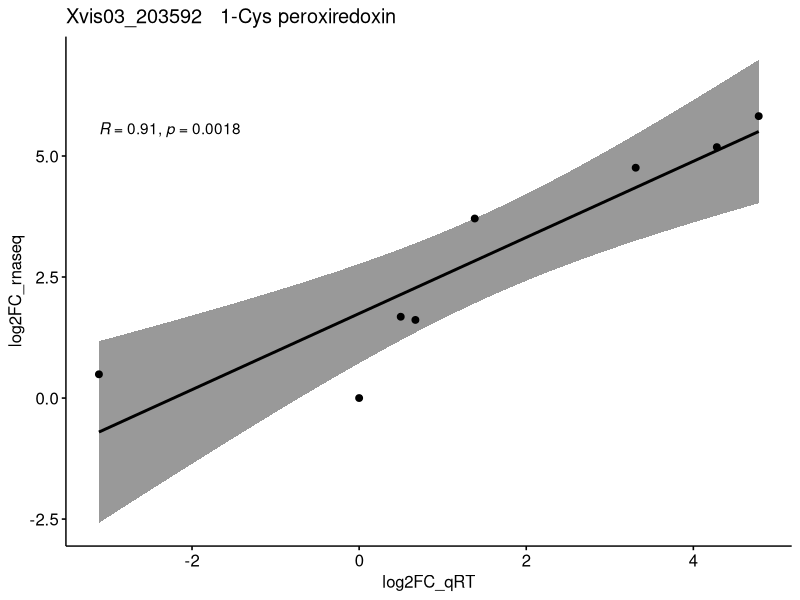
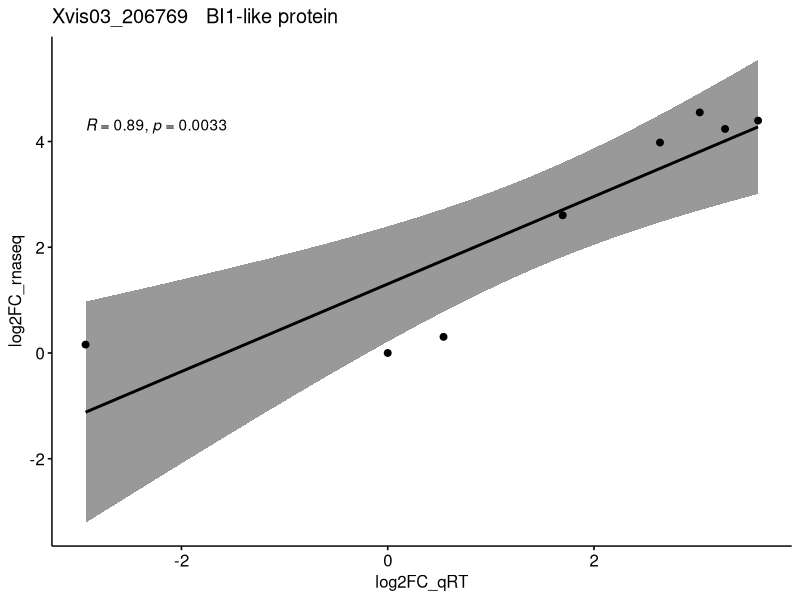
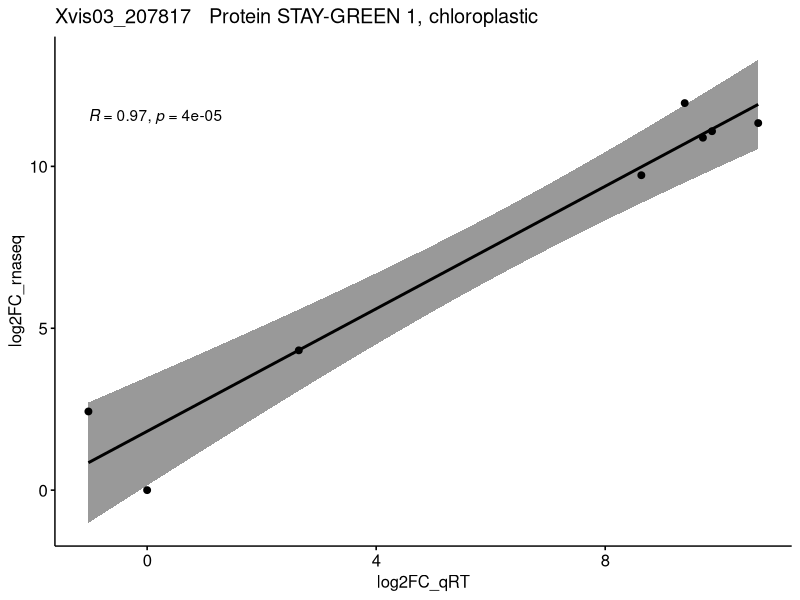
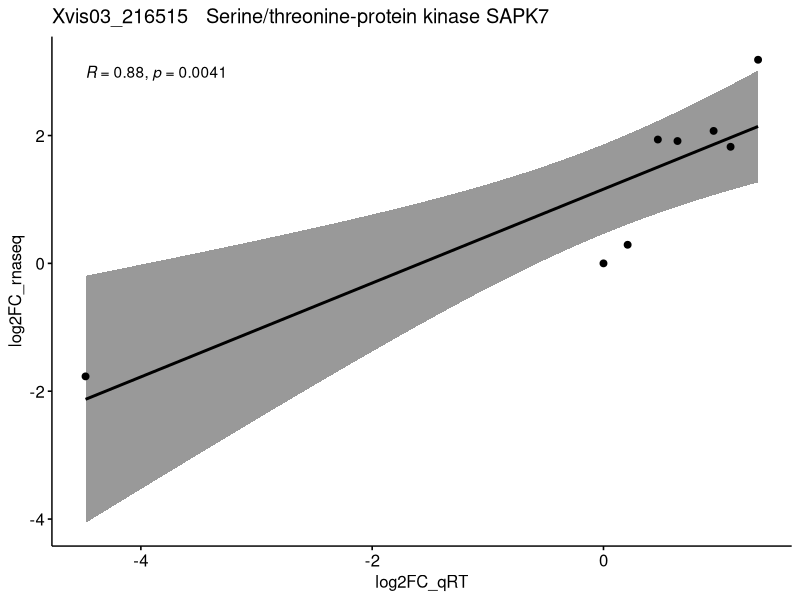
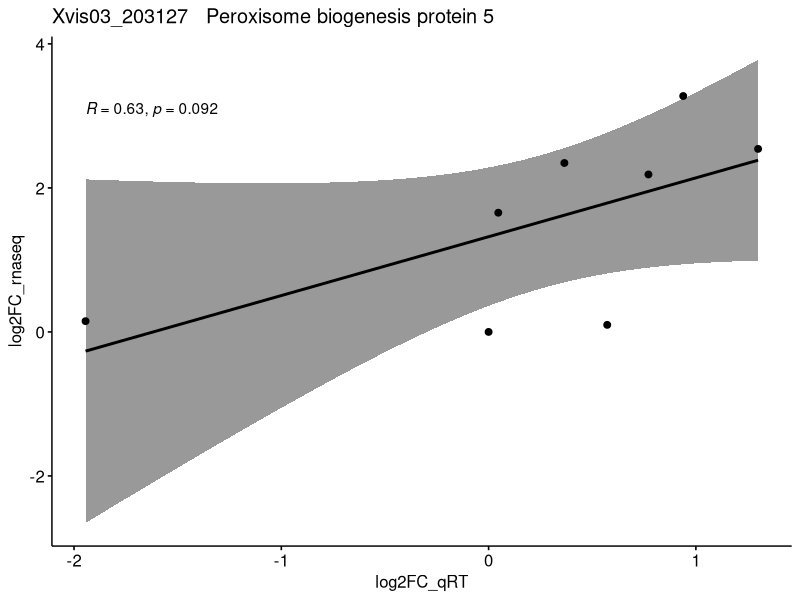
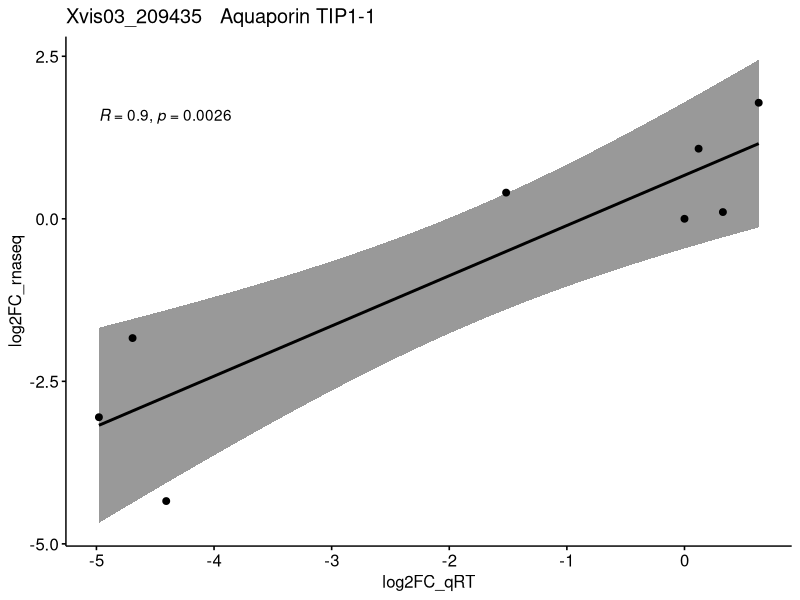
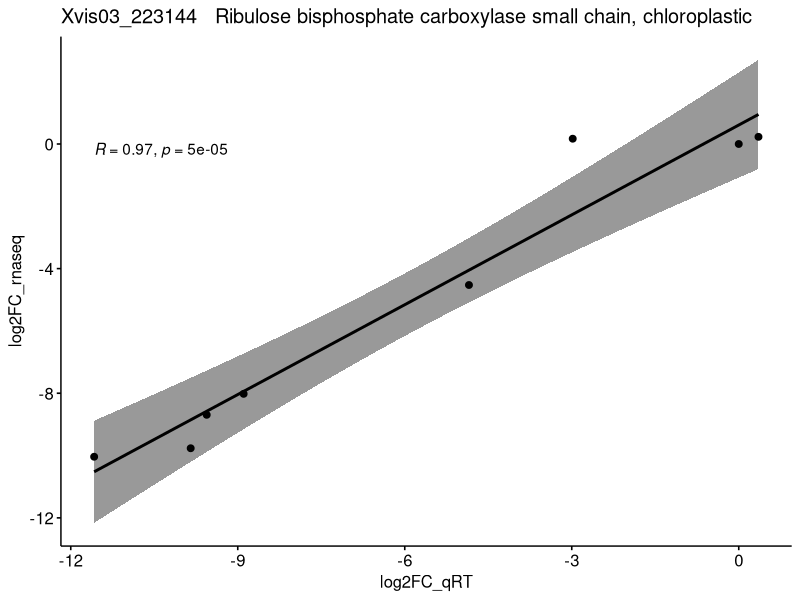
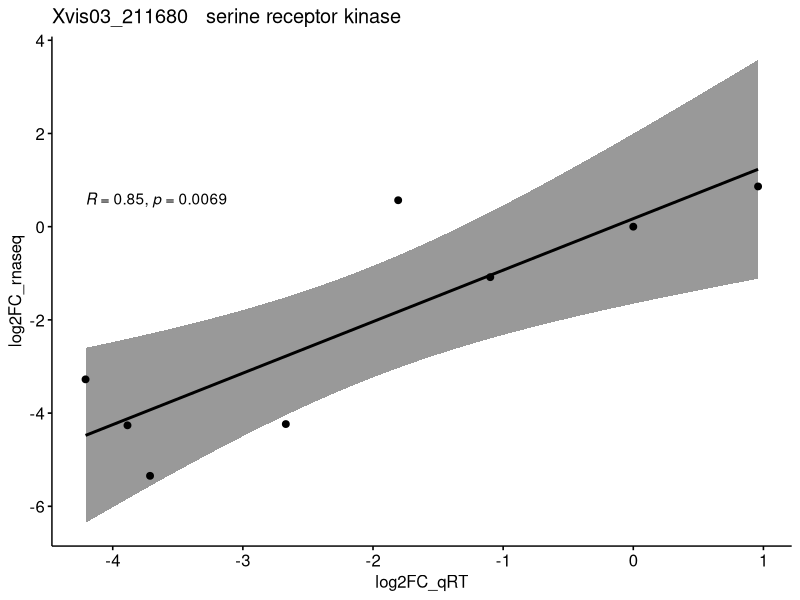

These charts were generated, in order, by the following R code:
#Correlates qPCR and RNASeq data to cross-validate methodologies. 

library(ggpubr)
library(tidyverse)


qpcr_input <- read_delim("qpcr_input.csv", ";", escape_double = FALSE, trim_ws = TRUE)

plot <- list()
genes <- unique(qpcr_input$Gene)
descrip <- unique(qpcr_input$descrip)

for (i in 1:length(genes)) {
  df <- qpcr_input %>% 
  filter(Gene == genes[i])
  p <- ggscatter(df, x="log2FC_qRT", y = "log2FC_rnaseq",
            add = "reg.line", conf.int = TRUE, 
            cor.coef = TRUE, cor.method = "pearson",
            title = paste(genes[i], " ", descrip[i]))
  plot[[i]] = p
}

plot[1:9]

#saves your plots to the working directory. 
for (i in 1:7) {
  file_name = paste("corr_plot_", genes[i], ".tiff", sep="")
  tiff(file_name)
  print(plot[[i]])
  dev.off()
}
